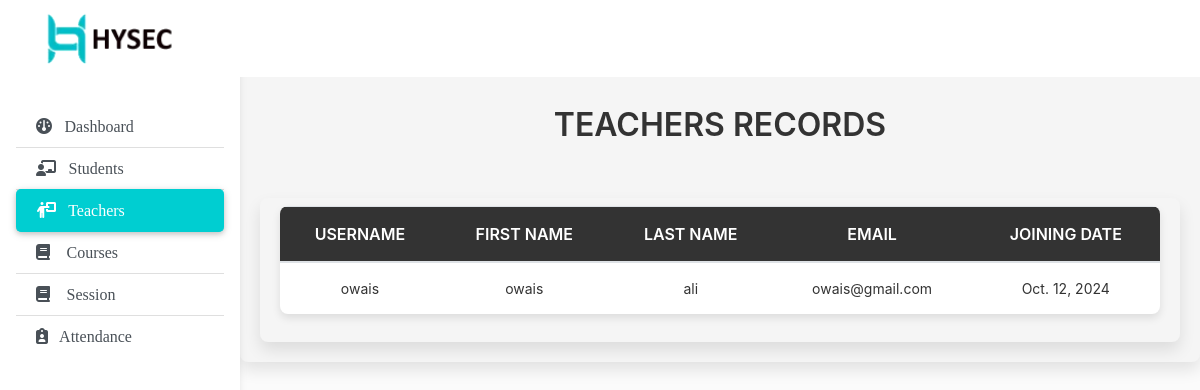
Screenshot of /teacherdetails with the database file from the repository.
### home/models.py (models this page shows, shortened)
class Teacherprofile(models.Model):
    user = models.OneToOneField(User, on_delete=models.CASCADE)
    id = models.AutoField(primary_key=True)
    address = models.CharField(max_length=300, null=True)
    gender = models.CharField(max_length=50, choices=g, default="Male")
    phone = models.CharField(max_length=50, null=True)
    course = models.ForeignKey(Course, on_delete=models.SET_NULL, null=True, blank=False)  # Change to SET_NULL
    photo = models.ImageField(null=True)
    date = models.DateField(default=now)

### home/views.py (the view)
# urls.py: path('teacherdetails',views.teacherdetail,name='teacherdetails'),
def teacherdetail(request):
     teacherss = Teacherprofile.objects.all()
     context = {'t':teacherss}
     return render(request,'teacherdetails.html',context)

### templates/teacherdetails.html (shortened to what this page needs)
{% extends "teachers.html" %}
{% block body %}
<h1 class="text-center py-4">Teachers Records</h1>
<div class="container py-2">
    <table class="table">
        <thead>
            <tr>
                <th scope="col">Username</th>
                <th scope="col">First Name</th>
                <th scope="col">Last Name</th>
                <th scope="col">Email</th>
                <th scope="col">Joining Date</th>
            </tr>
        </thead>
        <tbody>
            {% for Teacherprofile in t %}
            <tr>
                <td data-label="Username">{{ Teacherprofile.user }}</td>
                <td data-label="First">{{ Teacherprofile.user.first_name }}</td>
                <td data-label="Last">{{ Teacherprofile.user.last_name }}</td>
                <td data-label="Email">{{ Teacherprofile.user.email }}</td>
                <td data-label="Joining Date">{{ Teacherprofile.date }}</td>
            </tr>
            {% endfor %}
        </tbody>
    </table>
</div>
{% endblock body %}

### templates/teachers.html (style rules this page uses)
body { background-color: #fbfbfb; }

### templates/teacherdetails.html (style rules this page uses)
.container { max-width: 1000px; margin: 0 auto; padding: 20px; background-color: #f5f5f5; border-radius: 8px; box-shadow: 0 8px 16px rgba(0, 0, 0, 0.1); }
h1 { font-size: 32px; color: #333; text-transform: uppercase; font-weight: 600; margin-bottom: 30px; }
.table { width: 100%; margin-bottom: 20px; border-collapse: collapse; background-color: #fff; border-radius: 8px; overflow: hidden; box-shadow: 0 4px 8px rgba(0, 0, 0, 0.1); }
.table thead { background-color: #333333; color: white; text-transform: uppercase; }
.table th, .table td { padding: 15px; border-bottom: 1px solid #e0e0e0; text-align: center; }
.table th { font-size: 16px; font-weight: 600; }
.table td { font-size: 14px; color: #333; }
.table tbody tr:last-child td { border-bottom: none; }

### rows the page displays
Teacherprofile: user "owais", user.first_name "owais", user.last_name "ali", user.email "owais@gmail.com", date "Oct. 12, 2024"
